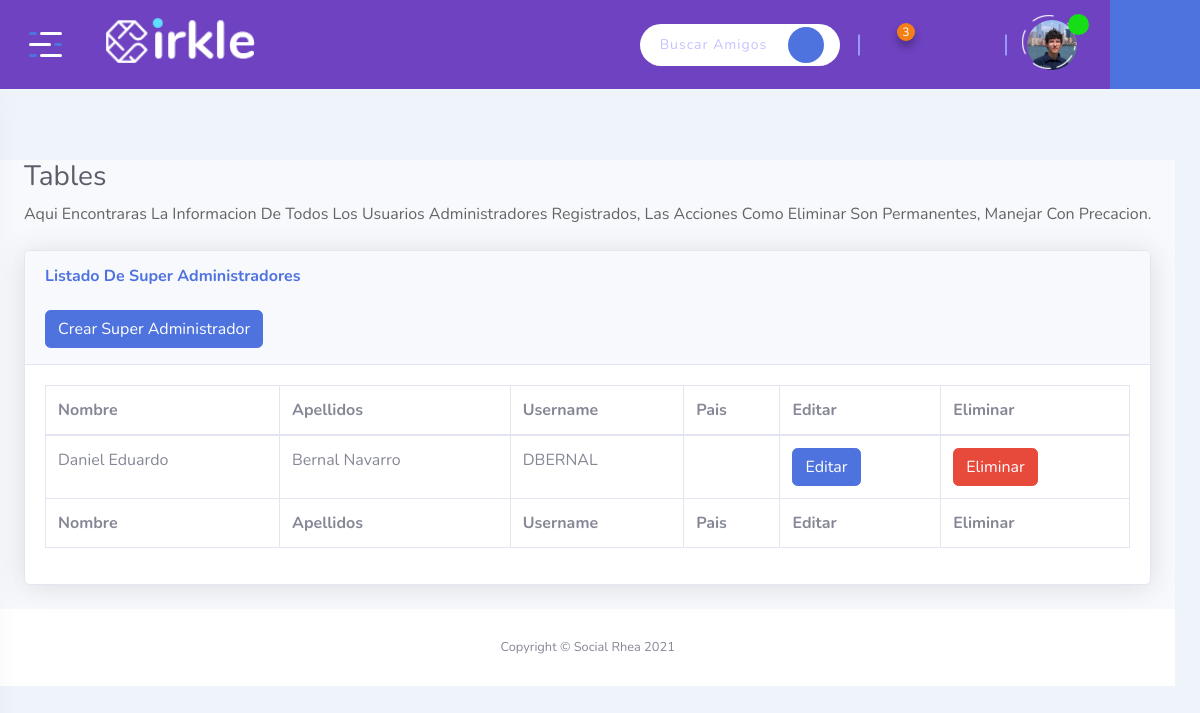
The page /admin/superadmins (signed in) on the database as committed earlier.
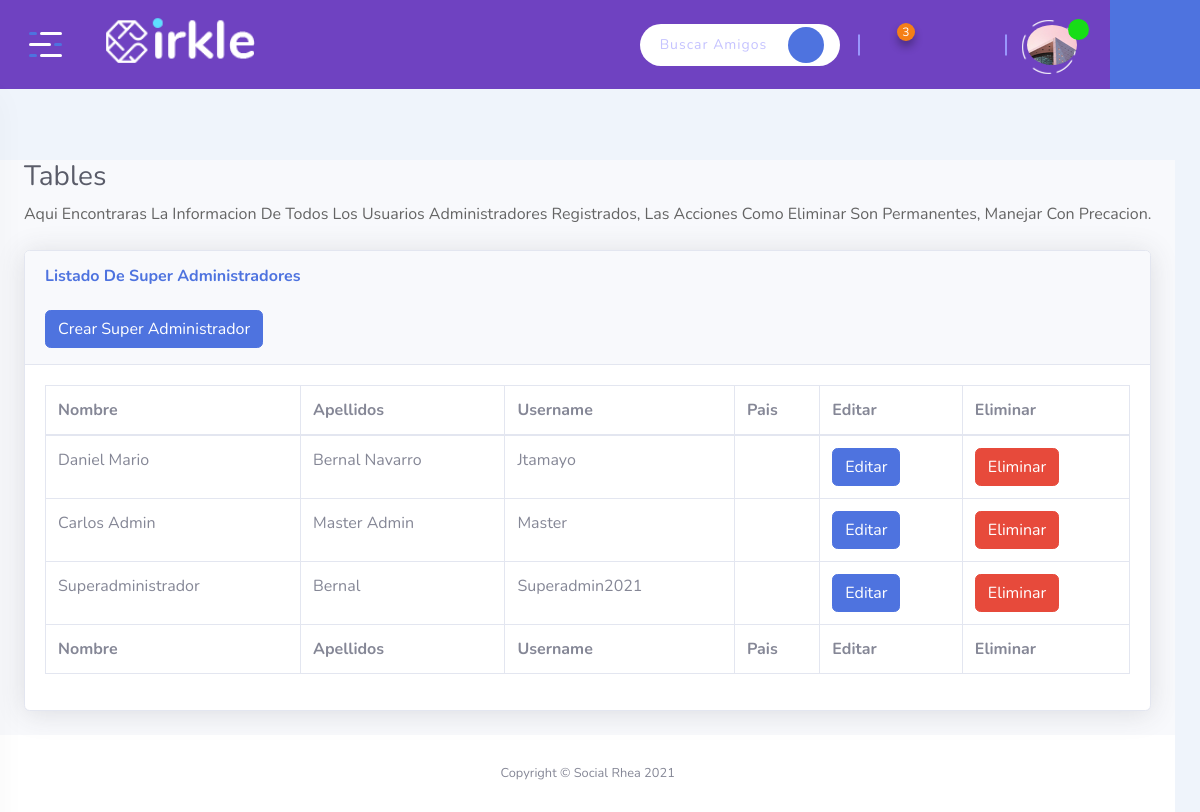
The same page on the database as committed later.
### tables this page shows
CREATE TABLE Usuario (ID_Usuario INTEGER PRIMARY KEY AUTOINCREMENT NOT NULL, Usuario VARCHAR NOT NULL UNIQUE, Contrasena VARCHAR NOT NULL, Rol INT CHECK (Rol = 0 or Rol = 1 or Rol = 2) NOT NULL, Estado INT CHECK (Estado = 0 or Estado = 1) NOT NULL, Nombres VARCHAR NOT NULL, Apellidos VARCHAR NOT NULL, Genero INT CHECK (Genero = 0 or Genero = 1 or Genero = 2) NOT NULL, Email VARCHAR NOT NULL UNIQUE, Ubicacion VARCHAR NOT NULL, Foto VARCHAR, Telefono INT NOT NULL, Fecha_Nacimiento DATE NOT NULL, Estado_Civil INT NOT NULL CHECK (Estado_Civil = 1 or Estado_Civil = 2 or Estado_Civil = 3 or Estado_Civil = 4 or Estado_Civil = 5), Fecha DATE NOT NULL DEFAULT (CURRENT_TIMESTAMP), Privacidad INT NOT NULL CHECK (Privacidad = 1 or Privacidad = 2));

### app.py (the view)
@app.route('/admin/superadmins', methods=['GET', 'POST'])
def admin_superadmins():
  if session['usuario']:
    dbUsuario = db.getUser(session['usuario'])
    admins = db.getAllSuperAdmins()
    return render_template('dashboard-superadmin.html', usuario=dbUsuario, usuarios=admins, rol = dbUsuario["Rol"])

### app.py (called while the page is built)
@app.before_request
def antes_de_cada_peticion():
    ruta = request.path
    if not 'usuario' in session and ruta != "/" and ruta != "/admin-login" and ruta != "/logout" and not ruta.startswith("/static"):
        flash("Inicia sesión para continuar")
        return redirect("/")

### db.py (called while the page is built)
def conectar():
    dbname= 'socialrhea.db'
    conn= sqlite3.connect(dbname)
    return conn

def getUser(user):
    conn= conectar()
    try:
      conn.row_factory = sqlite3.Row
      sql = 'SELECT * FROM Usuario WHERE Usuario = ?'
      cursor = conn.execute(sql, (user,))
      resultados = (cursor.fetchone())
      cursor.close()
      conn.close()
      if not resultados:
        return False
      else:
        return resultados
    except Error as e:
      print(f"error in getUser() : {str(e)}"  )

def getAllSuperAdmins():
    conn= conectar()
    conn.row_factory = sqlite3.Row
    try:
      sql = 'SELECT * FROM Usuario WHERE Rol = ?'
      cursor= conn.execute(sql,(0,))
      resultado = (cursor.fetchall())
      if resultado:
        results = [ dict(row) for row in resultado ]
      return results
    except Error as e:
      print(f"error in getPostsFeed() : {str(e)}"  )

### templates/dashboard-superadmin.html (shortened to what this page needs)
{% extends 'dashboard-base.html' %}
{% block contenido %}
<div class="page-content">
  <div id="content-wrapper" class="d-flex flex-column">
      <div class="container-fluid">
        <h1 class="h3 mb-2 text-gray-800">Tables</h1>
        <p class="mb-4">Aqui encontraras la informacion de todos los usuarios administradores registrados, las Acciones como Eliminar son permanentes, manejar con precacion.</p>
        <div class="card shadow mb-4">
            <div class="card-header py-3">
                <h6 class="m-0 font-weight-bold text-primary">Listado de Super Administradores</h6>
                <br>
                <a href="/admin/createsuperadmin" class="btn btn-primary">Crear Super Administrador</a>
            </div>
            <div class="card-body">
                <div class="table-responsive">
                    <table class="table table-bordered" id="dataTable" width="100%" cellspacing="0">
                        <thead>
                            <tr>
                              <th>Nombre</th>
                              <th>Apellidos</th>
                              <th>Username</th>
                              <th>Pais</th>
                              <th>Editar</th>
                              <th>Eliminar</th>
                            </tr>
                        </thead>
                        <tfoot>
                            <tr>
                                <th>Nombre</th>
                                <th>Apellidos</th>
                                <th>Username</th>
                                <th>Pais</th>
                                <th>Editar</th>
                                <th>Eliminar</th>
                            </tr>
                        </tfoot>
                        <tbody>
                        {% for usr in usuarios %}
                            <tr>
                                <td>{{ usr.Nombres }}</td>
                                <td>{{ usr.Apellidos }}</td>
                                <td>{{ usr.Usuario }}</td>
                                <td>{{ usr.Pais }}</td>
                                <td>
                                  <a href="/editarusuario/{{ usr.Usuario }}" class="btn btn-primary">Editar</a>
                                </td>
                                <td>
                                  <a href="/deletesuperadmin/{{ usr.Usuario }}" class="btn btn-danger js-delete">Eliminar</a>
                                </td>
                              </tr>
                        {% endfor %}
                        </tbody>
                    </table>
                </div>
            </div>
        </div>
    </div>
      <footer class="sticky-footer bg-white">
          <div class="container my-auto">
              <div class="copyright text-center my-auto">
                  <span>Copyright &copy; Social Rhea 2021</span>
              </div>
          </div>
      </footer>
  </div>
</div>
{% endblock %}

### templates/dashboard-base.html (shortened to what the changed rows need)
<!DOCTYPE html>
<html class="no-js" lang="">
<head>
    <link rel="stylesheet" href="{{ url_for('static', filename='css/bootstrap.min.css' ) }}">
    <link rel="stylesheet" href="{{ url_for('static', filename='css/app.css' ) }}">
    <link rel="stylesheet" href="{{ url_for('static', filename='assets/icofont/icofont.min.css' ) }}">
    <link rel="stylesheet" href="{{ url_for('static', filename='css/sb-admin-2.min.css' ) }}">
</head>
<body class="bg-link-water">
    <div id="wrapper" class="wrapper">
        <header class="fixed-header">
            <div class="header-menu">
                <div class="navbar">
                    <div class="nav-item header-control">
                        <div class="inline-item">
                            <div class="dropdown dropdown-admin">
                                <a href="/profile/{{ usuario.Usuario }}" class="dropdown-toggle"></button>
                                    <span class="media">
                                        <span class="item-img">
                                            <img src="/static/uploads/imgusuarios/{{ usuario.Foto }}" width="50" height="50" alt="{{ usuario.Nombre }}">
                                            <span class="acc-verified"><i class="icofont-check"></i></span>
                                        </span>
                                    </span>
                                  </a>
                            </div>
                        </div>
                    </div>
                </div>
            </div>
        </header>
        {% block contenido %}
        {% endblock %}
  </div>
</body>
</html>

Rows that differ between the two databases and show on the page:
changed Usuario (number 1 of 4 on the later page): Foto: a different picture
changed Usuario "Bernal Navarro": Nombres "Daniel Eduardo" → "Daniel Mario"; Usuario "DBERNAL" → "Jtamayo"
added Usuario: Nombres "Carlos Admin", Apellidos "Master Admin", Usuario "Master"
added Usuario: Nombres "Superadministrador", Apellidos "Bernal", Usuario "Superadmin2021"
